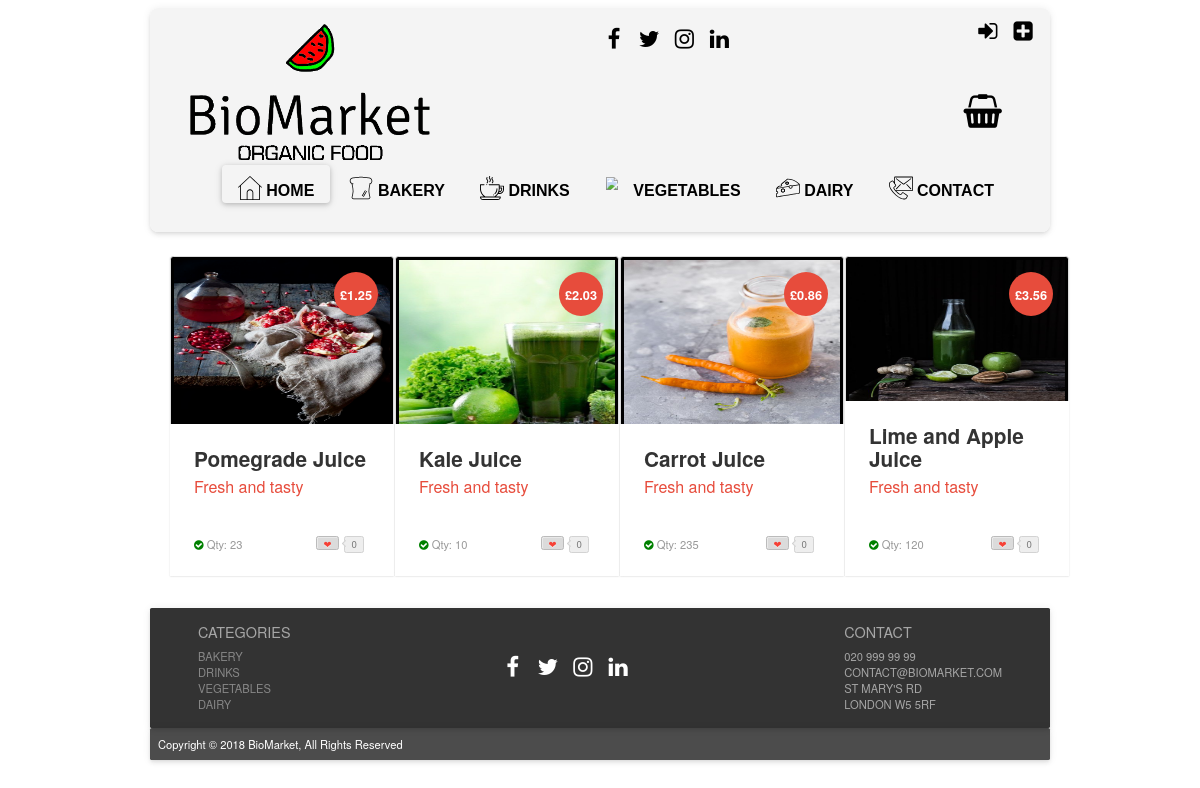
Page /?page=products_drinks on the earlier database version.
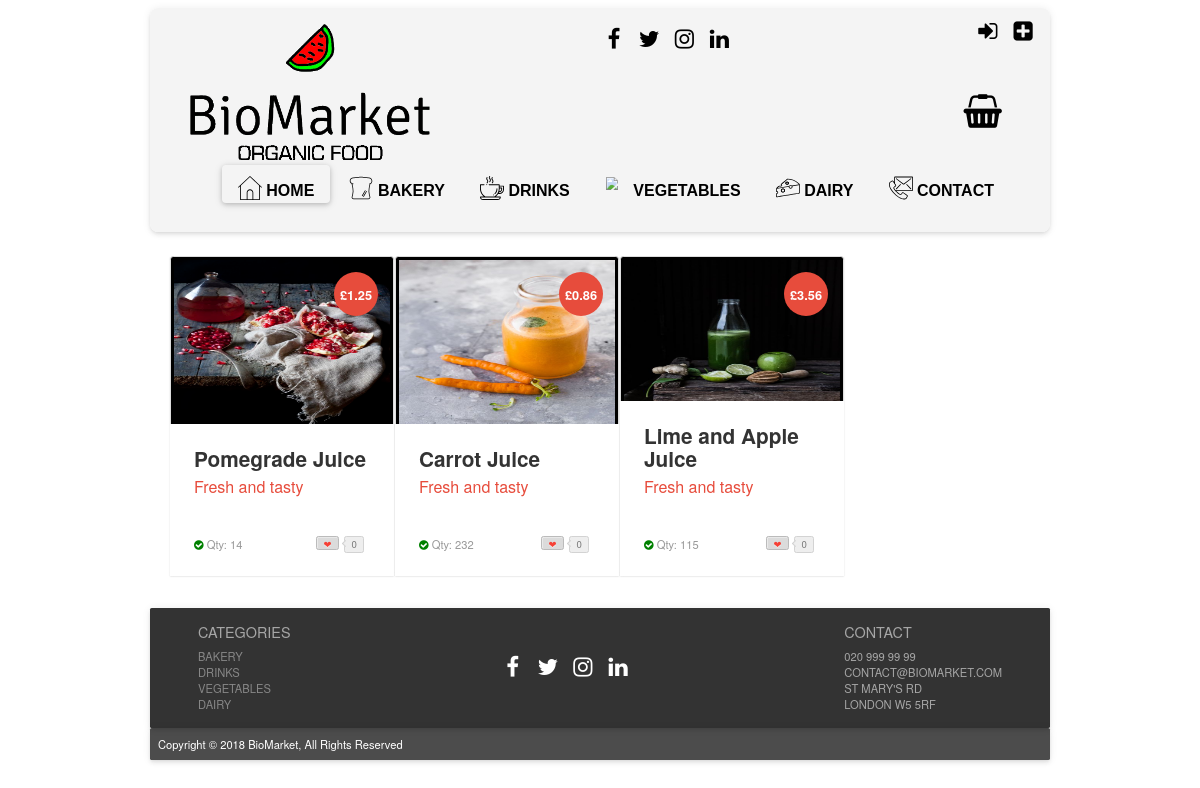
Same page on the later database version.
### tables this page shows
CREATE TABLE IF NOT EXISTS `products` (
  `prod_id` int(11) NOT NULL AUTO_INCREMENT,
  `prod_name` varchar(50) NOT NULL,
  `price` decimal(5,2) NOT NULL,
  `sup_id` int(11) NOT NULL,
  `prod_dsc` varchar(255) NOT NULL,
  `prod_img` text NOT NULL,
  `cat_id` int(11) NOT NULL,
  `sto_qty` int(8) NOT NULL,
  PRIMARY KEY (`prod_id`),
  KEY `sup_id` (`sup_id`),
  KEY `cat_id` (`cat_id`)
);

### index.php (called while the page is built, shortened)
<?php
include "php/config.php";
$page = "home";
if (isset($_GET["page"])) {
    $page = basename($_GET["page"]);
}
if (file_exists("php/".$page.".php")) {
    include "php/".$page.".php";
}
include "layout.php";

### php/config.php (called while the page is built, shortened)
<?php
function is_logged_in()
{
    return isset($_SESSION["logged_in"]) && ($_SESSION["logged_in"] == true);
}
function get_user_level()
{
    $level = "VISITOR";
    return $level;
}

### php/products_drinks.php (the view, shortened to what this page needs)
<!DOCTYPE html>
<html lang="en">
<?php
$userlevel = get_user_level();
?>
    <head>
        <link rel="stylesheet prefetch" href="css/__codepen_io_andytran_pen.css">
        <link rel="stylesheet" href="css/product_card_style.css">
        <link rel="stylesheet" href="css/stylelogin.css">
    </head>
    <body>
    <div class="product-card">
 <?php
     $search = "SELECT * FROM products WHERE cat_id = '2' ORDER BY prod_id ASC";
    $result = mysqli_query($mysqli, $search);
    while ($row = mysqli_fetch_assoc($result))
    {
      if (!$row["sto_qty"] <= 0) {
        if ($userlevel == "MEMBER")
        {
 ?>
        <div class="container">
            <div class="column">
                <div class="post-module">
                    <div class="thumbnail">
                        <div class="discount">
                            <div class="deal">&pound<?php echo $row["price"]?></div>
                        </div><img alt="product example" src="<?php echo $row["prod_img"]?>">
                    </div>
                    <div class="post-content">
                        <div class="category">
<?php
                    print '<div class="toCard"><a href="?page=product_page&prod_id=' . $row["prod_id"] . '&action=add_to_basket">Add to Basket</a>
                    </div> ';
?>
                        </div>
                        <h1 class="title"><?php echo $row["prod_name"]?></h1>
                        <h2 class="sub_title">Fresh and tasty</h2>
                        <p class="description"><?php echo $row["prod_dsc"]?>
                        <div class="post-meta">
                            <span class="showStock"><i class="fa fa-check-circle"></i>
                           <a>Qty: <?php echo $row["sto_qty"]?></a></span><a href="#" title="Love it" class="btn btn-counter" data-count="0"><span>&#x2764;</span></a></div>
                    </div>
                </div>
            </div>
       </div>
<?php
      }
      else {
?>
       <div class="container">
            <div class="column">
                <div class="post-module">
                    <div class="thumbnail">
                        <div class="discount">
                            <div class="deal">&pound<?php echo $row["price"]?></div>
                        </div><img alt="product example" src="<?php echo $row["prod_img"]?>">
                    </div>
                    <div class="post-content">
                        <h1 class="title"><?php echo $row["prod_name"]?></h1>
                        <h2 class="sub_title">Fresh and tasty</h2>
                        <p class="description"><?php echo $row["prod_dsc"]?>
                        <div class="post-meta">
                            <span class="showStock"><i class="fa fa-check-circle"></i>
                           <a>Qty: <?php echo $row["sto_qty"]?></a></span><a href="#" title="Love it" class="btn btn-counter" data-count="0"><span>&#x2764;</span></a></div>
                    </div>
                </div>
            </div>
       </div>
<?php
      }
   }
}
?>
     </div>
    </body>
</html>

Differences in the rows shown:
no longer on this page (row edited): products: price "2.03", prod_img (picture), prod_name "Kale Juice", sto_qty "10"
changed products "Pomegrade Juice": sto_qty "23" → "14"
changed products "Carrot Juice": sto_qty "235" → "232"
changed products "Lime and Apple Juice": sto_qty "120" → "115"
